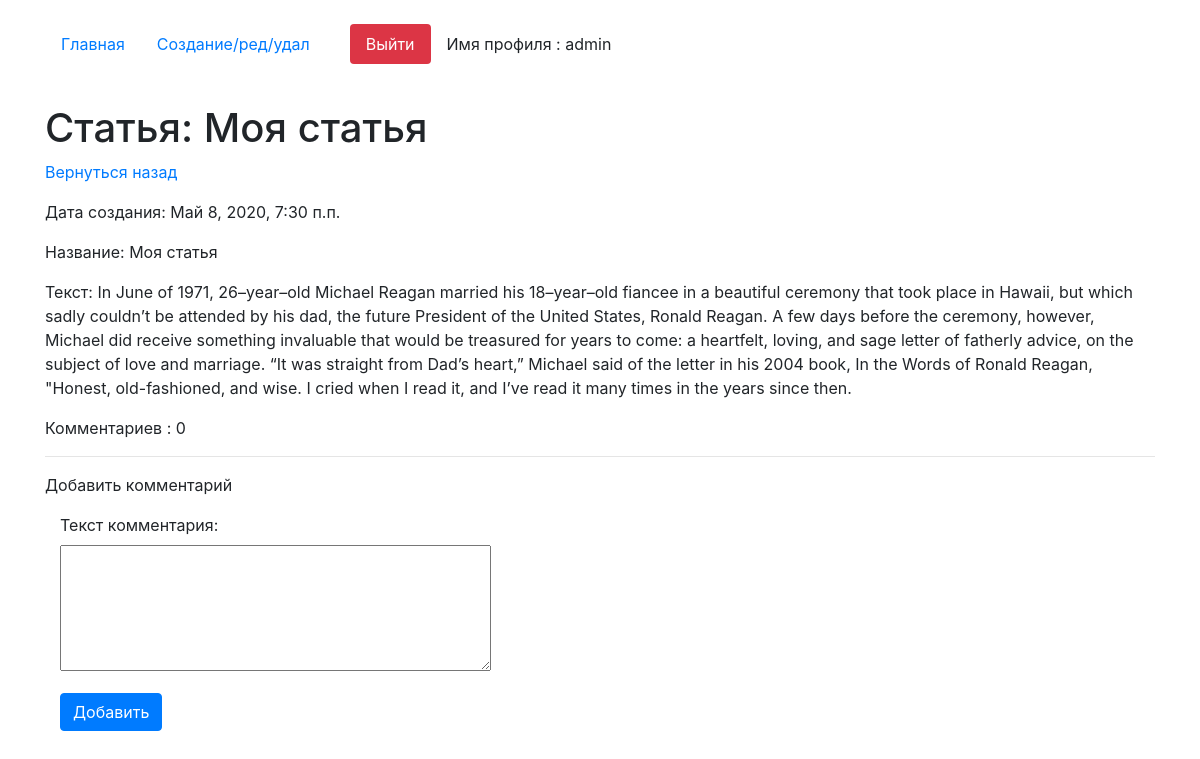
The page /detail/17 (signed in) on the database its author committed.
### core/models.py (models this page shows, shortened)
class Articles(models.Model):
    author = models.ForeignKey(User, on_delete = models.CASCADE, verbose_name='Владелец статьи', blank = True, null = True )
    create_date = models.DateTimeField(auto_now=True)
    name = models.CharField(max_length=200, verbose_name='Название')
    text = models.TextField(verbose_name='Текст')
    class Meta:
        verbose_name='Статью'
        verbose_name_plural='Статьи'

### core/views.py (the view, shortened to what this page needs)
# urls.py: path('detail/<int:pk>', views.HomeDetailView.as_view(), name='detail_page'),
class HomeDetailView(CustomSuccessMessageMixin, FormMixin, DetailView):
    model = Articles
    template_name = 'detail.html'
    context_object_name = 'get_article'
    form_class = CommentForm
    success_msg = 'Комментарий успешно создан, ожидайте модерации'

### core/forms.py
class CommentForm(forms.ModelForm):
    class Meta:
        model = Comments
        fields = ('text',)
    def __init__(self,*args,**kwargs):
        super().__init__(*args,**kwargs)
        for field in self.fields:
            self.fields[field].widget.attrs['class'] = 'form-control'
        self.fields['text'].widget = Textarea(attrs={'rows':5})

### core/templates/detail.html (shortened to what this page needs)
{% extends 'index.html' %}
{% block content %}
<h1 class="mt-4">Статья: {{get_article.name}}</h1>
<p><a href="/">Вернуться назад</a></p>
<p>Дата создания:  {{get_article.create_date}}</p>
<p>Название:  {{get_article.name}}</p>
<p>Текст: {{get_article.text}}</p>
<p>Комментариев : {{get_article.comments_articles.all.count}}</p>
<hr>
<p>Добавить комментарий</p>
<div class="col-4">
            <form action="" id="add_form" method="post">
               {{form.as_p}}
            </form>
            <button form="add_form" type="submit" class="btn btn-primary">Добавить</button>
</div>
{% endblock %}

### core/templates/index.html (shortened to what this page needs)
<!doctype html>
<html lang="en">
   <head>
      <link rel="stylesheet" href="https://stackpath.bootstrapcdn.com/bootstrap/4.4.1/css/bootstrap.min.css">
   </head>
   <body>
      <div class="container mt-4">
         <ul class="nav nav-pills">
            <li class="nav-item">
               {% url 'home' as url_home %}
               <a class="nav-link {% if url_home == request.path %}active{% endif %}" href="{{url_home}}">Главная</a>
            </li>
            <li class="nav-item">
               {% url 'edit_page' as url_edit_page %}
               <a class="nav-link {% if url_edit_page == request.path %}active{% endif %}" href="{{url_edit_page}}">Создание/ред/удал</a>
            </li>
            {% if request.user.is_authenticated %}
            <li class="nav-item">
             {% url 'logout_page' as url_logout_page %}
               <a class="nav-link btn-danger ml-4 " href="{{url_logout_page}}">Выйти</a>
            </li>
            {% endif %}
            <li class="nav-item">
           <p class="nav-link ml-auto">Имя профиля : {{request.user}}</p>
          </li>
         </ul>
         {% block content %}{% endblock %}
      </div>
   </body>
</html>

### rows shown on the page
Articles: name "Моя статья", create_date "Май 8, 2020, 7:30 п.п.", text "In June of 1971, 26–year–old Michael Reagan married his 18–year–old fiancee in a beautiful ceremony that took place in Hawaii, but which sadly couldn’t be attended by his dad, the future President of the United States, Ronald Reagan. A few days before the ceremony, however, Michael did receive something invaluable that would be treasured for years to come: a heartfelt, loving, and sage letter of fatherly advice, on the subject of love and marriage. “It was straight from Dad’s heart,” Michael said of the letter in his 2004 book, In the Words of Ronald Reagan, \"Honest, old-fashioned, and wise. I cried when I read it, and I’ve read it many times in the years since then.", comments_articles.all.count "0"

### other values the page prints
{{ request.user }} "admin"
